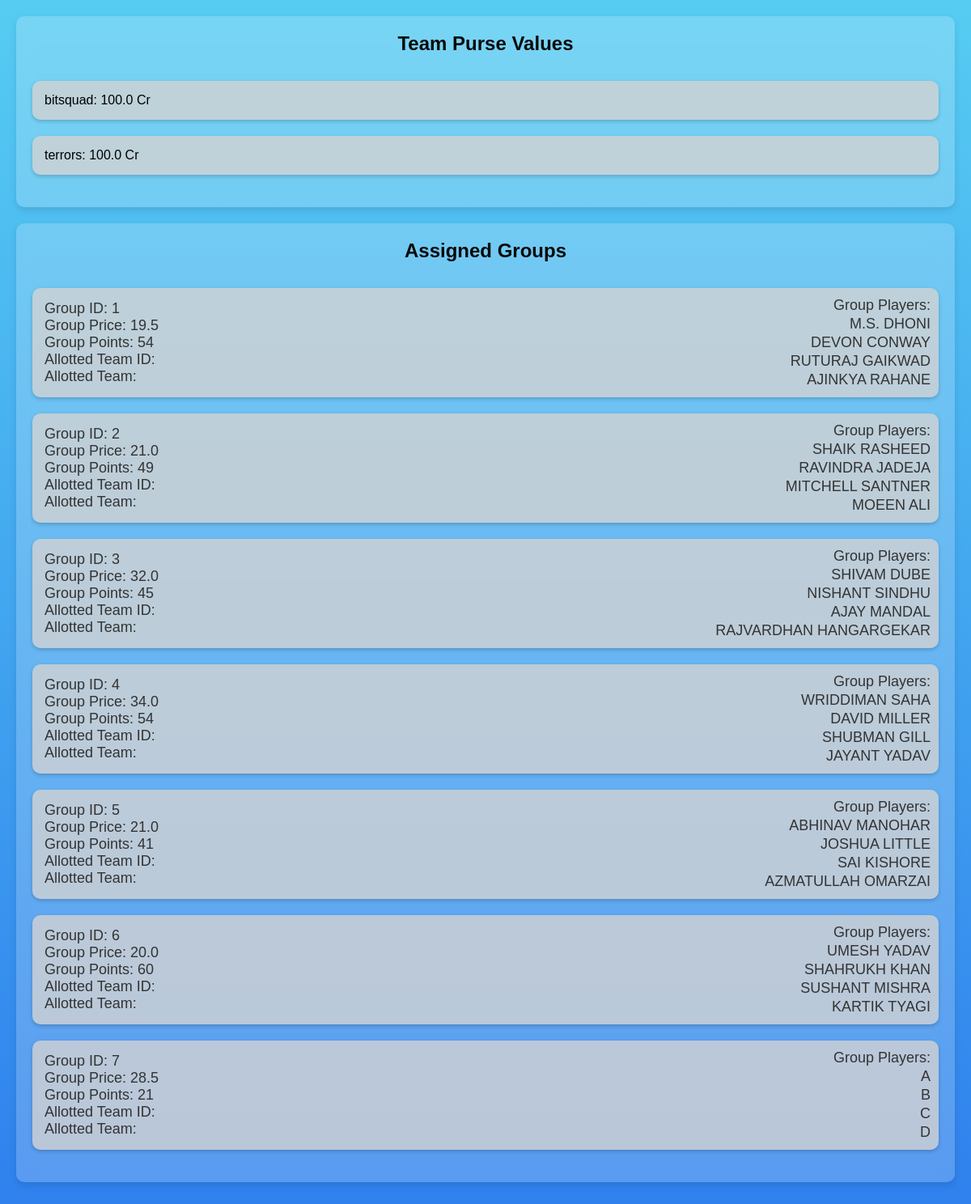
The app's page /groups/ with its own data.
### Teams/models.py (models this page shows, shortened)
class Team(models.Model):
   team_id = models.IntegerField(primary_key=True)
   team_name = models.CharField(max_length=40, null=False)
   correct_answers = models.IntegerField(default=0)  # Incremental Logic in VIEWS [To be Implemented]
   purse_value = models.FloatField(default=40)  # Calculation Logic in VIEWS [To be Implemented]
   points_scored = models.IntegerField(default=0)

### Players/models.py (models this page shows, shortened)
class Group(models.Model):
   group_id = models.IntegerField(primary_key=True)
   group_price = models.FloatField(default=0.0)
   group_points = models.IntegerField(default=0)
   alloted_team = models.ForeignKey(Team, on_delete=models.CASCADE, related_name='groups', null=True, blank=True, db_column='team_id')

class Individual(models.Model):
   player_id = models.IntegerField(primary_key=True)
   player_name = models.CharField(max_length=50)
   player_price = models.FloatField(default=0.0)
   group = models.ForeignKey('Group', on_delete=models.CASCADE, related_name='players')

### Teams/views.py (the view)
# urls.py: path('groups/', group_list, name='group_list'),
def group_list(request):
    teams = Team.objects.all()
    groups = Group.objects.all()
    for group in groups:
        group_stats = Stat.objects.filter(player__group=group)
        total_points = group_stats.aggregate(
            total_points=Sum('fielding') + Sum('bowling') + Sum('batting')
        )['total_points'] or 0  # Ensure 0 if no stats found
        group.group_points = total_points
        group.save()
    previous_assignment = request.session.get('existing_assignments', [])
    existing_assignments = set(group.group_id for group in groups if group.alloted_team_id is not None)
    for group in groups:
        if group.group_id in existing_assignments and group.group_id not in previous_assignment:
            team = Team.objects.get(team_id=group.alloted_team_id)
            team.purse_value -= group.group_price
            team.save()
    request.session['existing_assignments'] = list(existing_assignments)
    context = {
        'teams': teams,
        'groups': groups,
    }
    return render(request, 'group_list.html', context)

### Teams/templates/Teams/group_list.html (shortened to what this page needs)
{% load static %}
<!DOCTYPE html>
<html lang="en">
<head>
    <link rel="stylesheet" href="{% static 'Teams/group_list.css' %}">
</head>
<body>
    <div class="container">
        <div class="team-purse-container">
            <h2>Team Purse Values</h2>
            <ul>
                {% for team in teams %}
                <li>{{ team.team_name }}: {{ team.purse_value }} Cr</li>
                {% endfor %}
            </ul>
        </div>
        <div class="assigned-group-container">
            <h2>Assigned Groups</h2>
            <ul>
                {% for group in groups %}
                <li class="group-container">
                    <div class="group-info">
                        <form action="{% url 'group_list' %}" method="post">
                            Group ID: {{ group.group_id }}<br>
                            Group Price: {{ group.group_price }}<br>
                            Group Points: {{ group.group_points }}<br>
                            Allotted Team ID: {{ group.alloted_team.team_id }}<br>
                            Allotted Team: {{ group.alloted_team.team_name }}
                        </form>
                    </div>
                    <div class="player-names">
                        <p>Group Players:</p>
                        {% for player in group.players.all %}
                        <p>{{ player.player_name }}</p>
                        {% endfor %}
                    </div>
                </li>
                {% endfor %}
            </ul>
        </div>
    </div>
</body>
</html>

### Teams/static/Teams/group_list.css (style rules this page uses)
body { font-family: Arial, sans-serif; margin: 0; padding: 0; background: linear-gradient(to bottom, #56ccf2, #2f80ed); }
.container { padding: 20px; }
.team-purse-container, .assigned-group-container { position: relative; padding: 20px; border-radius: 10px; box-shadow: 0 4px 8px rgba(0, 0, 0, 0.1); background: rgba(255, 255, 255, 0.2); backdrop-filter: blur(10px); overflow-y: auto; margin-bottom: 20px; }
h2 { margin-top: 0; color: #080808; text-align: center; padding-bottom: 10px; border-bottom: 2px solid transparent; }
ul { list-style-type: none; padding: 0; }
li { margin-bottom: 20px; padding: 15px; background-color: rgba(211, 211, 211, 0.8); border-radius: 10px; box-shadow: 0 2px 5px rgba(0, 0, 0, 0.2); }
form { display: inline; }
.group-info { font-weight: bold; color: #333; font-size: 18px; }
.group-container { position: relative; margin-bottom: 20px; overflow: hidden; }
.group-info { float: left; font-weight: normal; }
.player-names { position: absolute; top: 10px; right: 10px; margin-top: 0; padding: 0; border-radius: 5px; display: flex; flex-direction: column; text-align: right; }
.player-names p { margin: 1px 0; font-size: 18px; color: #333; }

### records on screen
Team: team_name "bitsquad", purse_value "100.0"
Team: team_name "terrors", purse_value "100.0"
Group: group_id "1", group_price "19.5", group_points "54"
Individual: player_name "M.S. DHONI"
Individual: player_name "DEVON CONWAY"
Individual: player_name "RUTURAJ GAIKWAD"
Individual: player_name "AJINKYA RAHANE"
Group: group_id "2", group_price "21.0", group_points "49"
Individual: player_name "SHAIK RASHEED"
Individual: player_name "RAVINDRA JADEJA"
Individual: player_name "MITCHELL SANTNER"
Individual: player_name "MOEEN ALI"
Group: group_id "3", group_price "32.0", group_points "45"
Individual: player_name "SHIVAM DUBE"
Individual: player_name "NISHANT SINDHU"
Individual: player_name "AJAY MANDAL"
Individual: player_name "RAJVARDHAN HANGARGEKAR"
Group: group_id "4", group_price "34.0", group_points "54"
Individual: player_name "WRIDDIMAN SAHA"
Individual: player_name "DAVID MILLER"
Individual: player_name "SHUBMAN GILL"
Individual: player_name "JAYANT YADAV"
Group: group_id "5", group_price "21.0", group_points "41"
Individual: player_name "ABHINAV MANOHAR"
Individual: player_name "JOSHUA LITTLE"
Individual: player_name "SAI KISHORE"
Individual: player_name "AZMATULLAH OMARZAI"
Group: group_id "6", group_price "20.0", group_points "60"
Individual: player_name "UMESH YADAV"
Individual: player_name "SHAHRUKH KHAN"
Individual: player_name "SUSHANT MISHRA"
Individual: player_name "KARTIK TYAGI"
Group: group_id "7", group_price "28.5", group_points "21"
Individual: player_name "A"
Individual: player_name "B"
Individual: player_name "C"
Individual: player_name "D"
